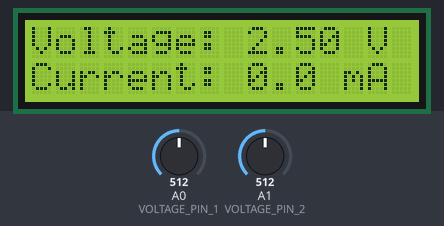
Simulated run of this sketch. Board: Arduino Uno, built with avr-gcc and run on an emulated ATmega328P. Parts: 16×2 character LCD. Inputs (shaded band) come from the test bench; at power-on: A0 (VOLTAGE_PIN_1) = 512, A1 (VOLTAGE_PIN_2) = 512. What the sketch prints to the serial monitor is not drawn.

Above: at 3.2 s.
3.3 s: A0 (VOLTAGE_PIN_1) set to 716
At 4.6 s:
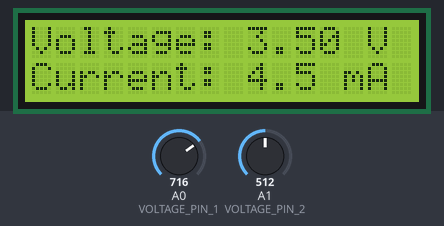
4.9 s: A1 (VOLTAGE_PIN_2) set to 716
At 6.3 s:
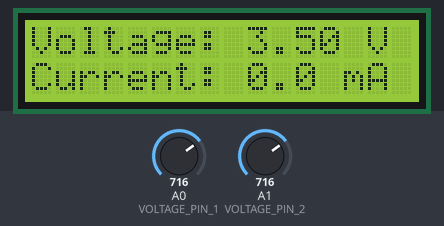
6.6 s: A0 (VOLTAGE_PIN_1) set to 900
At 8.0 s:
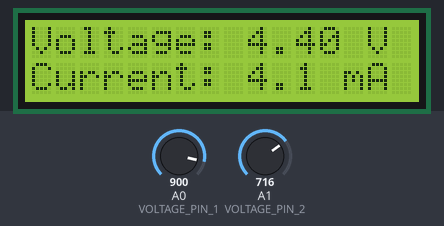
8.3 s: A1 (VOLTAGE_PIN_2) set to 900
At 9.7 s:
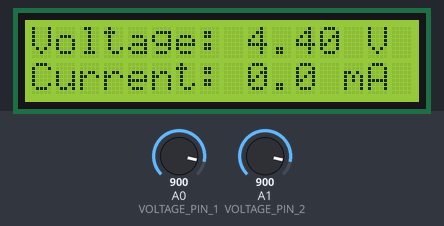
10.0 s: A0 (VOLTAGE_PIN_1) set to 1023
At 11.3 s:
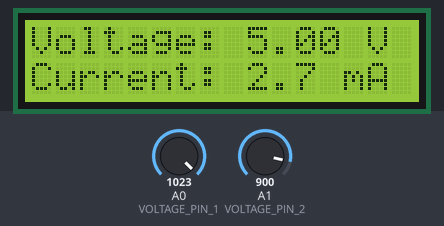
11.6 s: A1 (VOLTAGE_PIN_2) set to 1023
At 12.1 s:
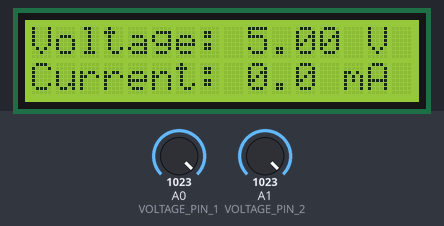
Timing chart, 0 to 14.3 s (numbered marks = the images above; inputs shaded):
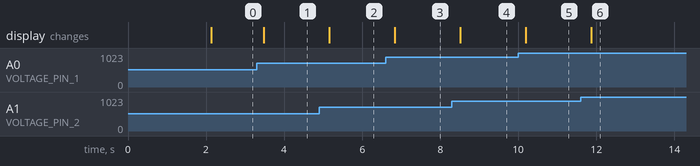

Measured:
- after the input at 3.3 s, the display: changes after 0.18 s (image 1)
- after the input at 4.9 s, the display: changes after 0.26 s (image 2)
- after the input at 6.6 s, the display: changes after 0.24 s (image 3)
- after the input at 8.3 s, the display: changes after 0.21 s (image 4)
- after the input at 10.0 s, the display: changes after 0.19 s (image 5)
- after the input at 11.6 s, the display: changes after 0.27 s (image 6)

The sketch:

Question3.ino
```cpp
#include <Wire.h>
#include <LiquidCrystal_I2C.h>

// Define Analog Input Pins
const int VOLTAGE_PIN_1 = A0; // Measures raw input voltage (V1)
const int VOLTAGE_PIN_2 = A1; // Measures voltage after shunt resistor (V2)

// Known resistance of the shunt resistor in Ohms
const float SHUNT_RESISTANCE = 220.0;

// Initialize the LCD library with I2C address 0x27, 16 columns and 2 rows
LiquidCrystal_I2C lcd(0x27, 16, 2);

void setup() {
  // Initialize Serial Monitor for engineering calibration data
  Serial.begin(9600);
  Serial.println("--- Arduino UNO R3 Volt/Current Meter Booting ---");

  // Initialize the I2C LCD
  lcd.init();
  lcd.backlight();

  // Professional boot sequence screen
  lcd.setCursor(0, 0);
  lcd.print("Digital Multimtr");
  lcd.setCursor(0, 1);
  lcd.print("Status: Calibrat");
  delay(2000);
  lcd.clear();
}

void loop() {
  // Read raw 10-bit ADC values (0 to 1023)
  int adc1 = analogRead(VOLTAGE_PIN_1);
  int adc2 = analogRead(VOLTAGE_PIN_2);

  // Convert ADC values back to actual physical voltage magnitudes (0.0V - 5.0V)
  float v1 = (adc1 * 5.0) / 1023.0;
  float v2 = (adc2 * 5.0) / 1023.0;

  // Calculate the voltage drop across the shunt resistor
  float voltageDrop = v1 - v2;

  // Avoid negative noise fluctuations due to ADC indexing offsets
  if (voltageDrop < 0.0) {
    voltageDrop = 0.0;
  }

  // Apply Ohm's Law (I = V / R) to derive current in Amperes
  float current_A = voltageDrop / SHUNT_RESISTANCE;

  // Convert Amperes to Milliamperes (mA) for human-readable precision on LCD
  float current_mA = current_A * 1000.0;

  // Output diagnostic telemetry data to Serial Monitor
  Serial.print("V1: "); Serial.print(v1, 2); Serial.print("V | ");
  Serial.print("V2: "); Serial.print(v2, 2); Serial.print("V | ");
  Serial.print("Current: "); Serial.print(current_mA, 1); Serial.println(" mA");

  // Update the LCD display screen interface
  lcd.setCursor(0, 0);
  lcd.print("Voltage: ");
  lcd.print(v1, 2); // Display voltage with 2 decimal points precision
  lcd.print(" V   ");

  lcd.setCursor(0, 1);
  lcd.print("Current: ");
  lcd.print(current_mA, 1); // Display current with 1 decimal point precision
  lcd.print(" mA  ");

  // 300ms delay window to stabilize data refresh on liquid crystal matrix
  delay(300);
}
```
